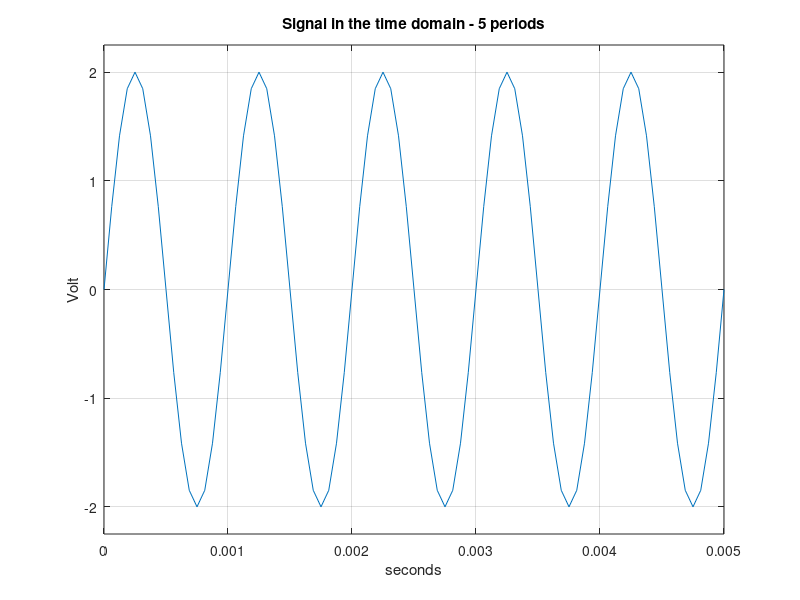

Write MATLAB code to recreate this figure.
function [y, t2] = FunctionA()
    A = 2;
    f_0 = 1000;
    D = 2;
    F_e = 16000;
    T_e = 1/F_e;
    t_0 = 1/f_0;
    t = 0:T_e:D;
    p1 = 0;
    p2 = 5;
    [~,i1] = min(abs(t-p1*t_0));
    [~,i2] = min(abs(t-p2*t_0));
    x = A * sin(2*pi*f_0*t);
    t2 = t(i1:i2);
    y = x(i1:i2);
    figure;
    plot(t2,y);
    title('Signal in the time domain - 5 periods');
    xlabel('seconds');
    ylabel('Volt');
    ylim([-2.25,2.25]);
    grid on; 
end